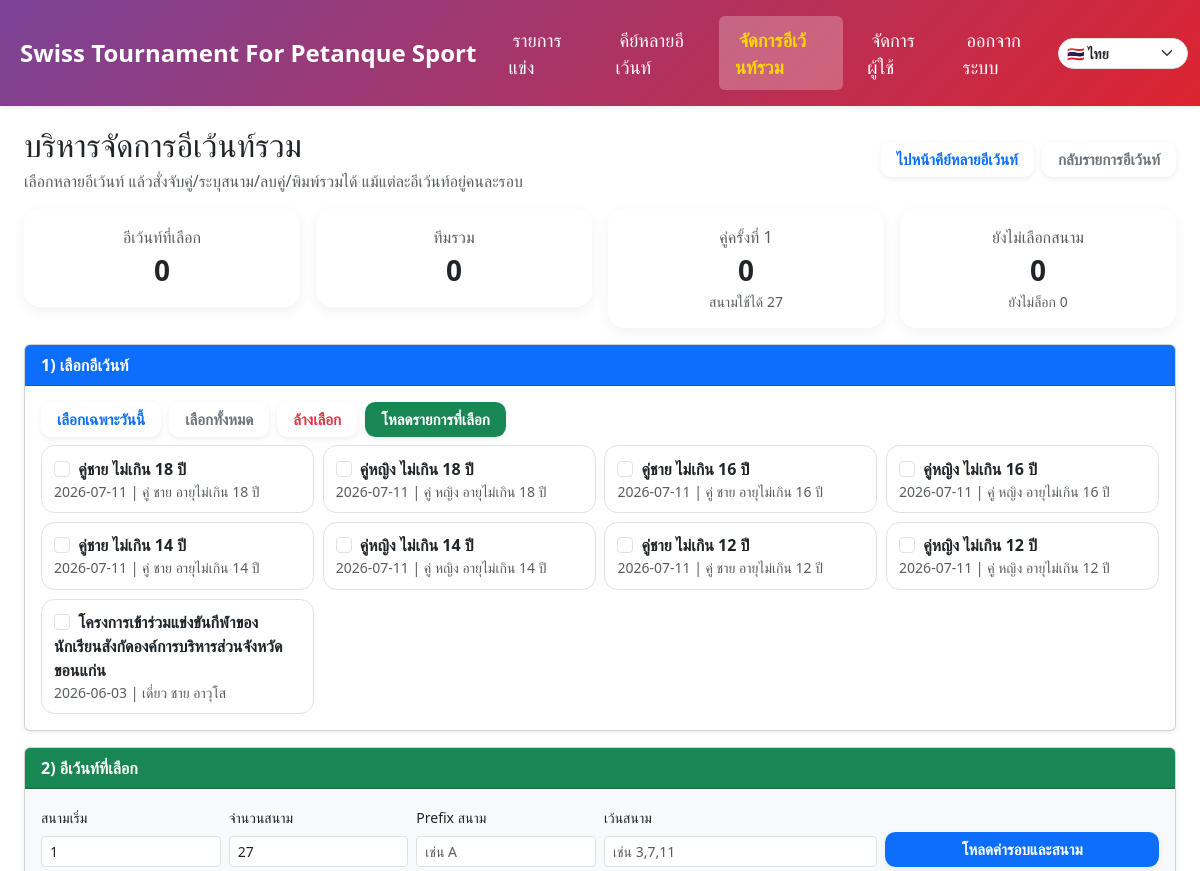
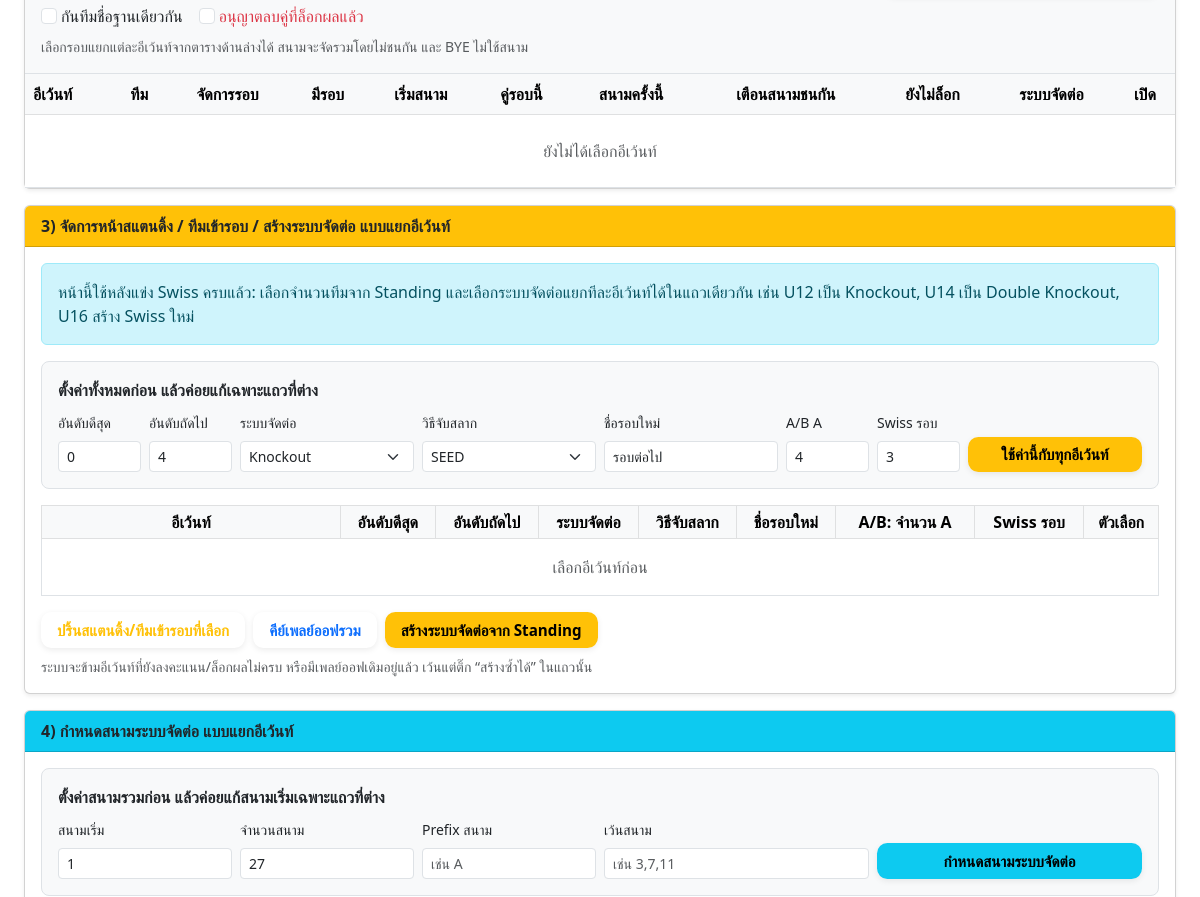
Page /multi-manage (signed in, upper part) on the earlier database version (2 pictures, top to bottom).
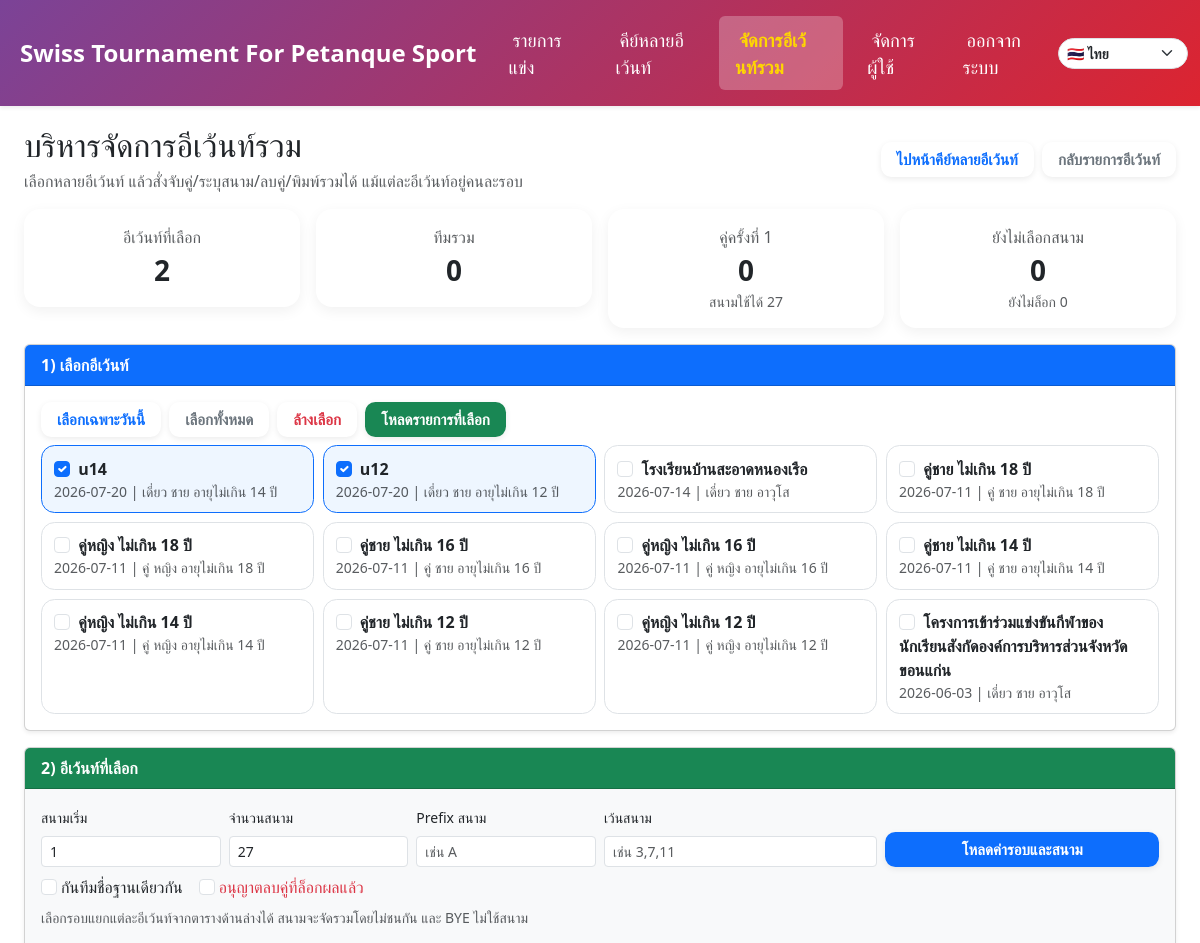
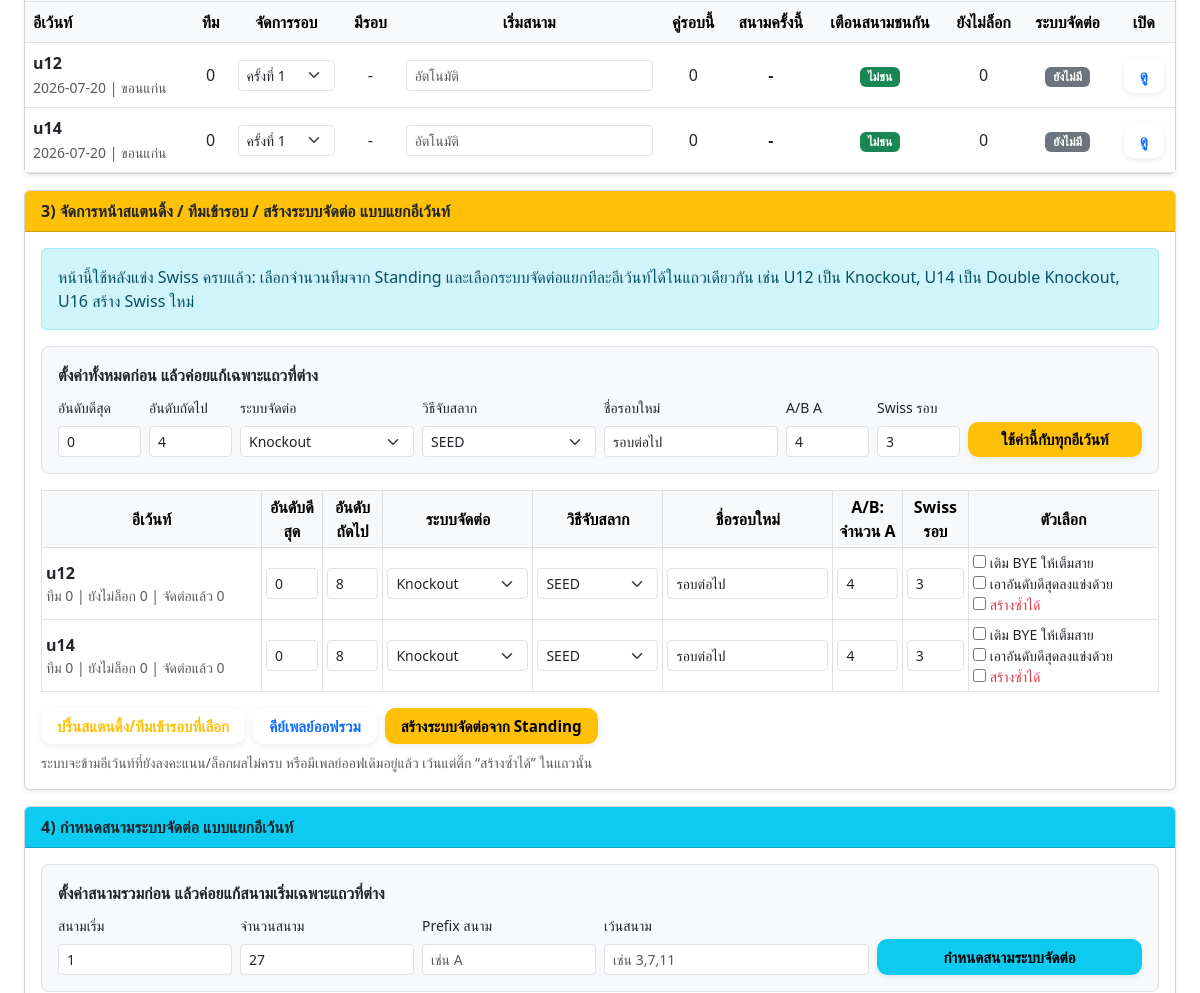
Same page on the later database version (2 pictures, top to bottom).
### models.py (models this page shows)
class Event(db.Model):
    __tablename__ = "events"
    id = db.Column(db.Integer, primary_key=True)
    name = db.Column(db.String(100), nullable=False)
    location = db.Column(db.String(100))
    category = db.Column(db.String(50))
    sex = db.Column(db.String(50))
    age_group = db.Column(db.String(50))
    rounds = db.Column(db.Integer)
    competition_format = db.Column(db.String(40), nullable=False, default="swiss")
    current_round = db.Column(db.Integer, default=1)
    date = db.Column(db.Date, nullable=True)
    auto_field_enabled = db.Column(db.Boolean, default=False)
    field_prefix = db.Column(db.String(10), default='')  # เช่น 'A', ''
    field_start = db.Column(db.Integer, default=1)
    field_max = db.Column(db.Integer, default=16)
    field_exclude = db.Column(db.String, default='')  # เช่น '3,7,11
    logo_filename = db.Column(db.Text)  # เก็บเป็น JSON list
    is_finished = db.Column(db.Boolean, default=False, nullable=False)
    finished_at = db.Column(db.DateTime, nullable=True)
    finished_by_id = db.Column(db.Integer, db.ForeignKey("users.id"), nullable=True)
    created_at = db.Column(db.DateTime, server_default=text('CURRENT_TIMESTAMP'), nullable=True)
    creator_id = db.Column(db.Integer, db.ForeignKey("users.id"), nullable=False)
    tournament_id = db.Column(db.Integer, db.ForeignKey("tournaments.id"), nullable=True, index=True)
    teams = db.relationship("Team", backref="event", cascade="all, delete-orphan", lazy=True)
    matches = db.relationship("Match", backref="event", cascade="all, delete-orphan", lazy=True)

### app.py (the view, shortened to what this page needs)
@app.route('/multi-manage', methods=['GET', 'POST'])
@login_required
@roles_required('superadmin')
def multi_event_manager():
    today = date.today()
    selected_round = request.values.get('round', type=int) or 1
    selected_round = max(1, min(int(selected_round or 1), 50))
    selected_event_ids = _selected_event_ids_from_request()
    field_start = request.values.get('field_start', type=int) or 1
    field_max = max(1, request.values.get('field_max', type=int) or 27)
    field_prefix = (request.values.get('field_prefix') or '').strip()
    field_exclude = (request.values.get('field_exclude') or '').strip()
    playoff_field_start = request.values.get('playoff_field_start', type=int) or field_start
    playoff_field_max = max(1, request.values.get('playoff_field_max', type=int) or field_max)
    playoff_field_prefix = (request.values.get('playoff_field_prefix') or field_prefix).strip()
    playoff_field_exclude = (request.values.get('playoff_field_exclude') or field_exclude).strip()
    separate_same_name = request.values.get('separate_same_name') == 'on'
    force_delete_locked = request.values.get('force_delete_locked') == 'on'
    event_field_start_map = _beta_event_field_start_map_from_request([], field_start)
    all_events = Event.query.order_by(Event.date.desc(), Event.id.desc()).all()
    tournaments = Tournament.query.order_by(Tournament.created_at.desc(), Tournament.id.desc()).all()
    if not selected_event_ids and request.method == 'GET' and request.values.get('selection') != 'empty':
        selected_event_ids = [e.id for e in all_events if e.date == today][:12]
    selected_events = _beta_selected_manage_events(selected_event_ids)
    event_round_map = _beta_event_rounds_map_from_request(selected_events, selected_round)
    event_field_start_map = _beta_event_field_start_map_from_request(selected_events, field_start)
    field_collisions = _beta_selected_field_collisions(selected_events, event_round_map)
    playoff_field_start_map = _beta_playoff_field_start_map_from_request(selected_events, playoff_field_start)
    playoff_round_map = _beta_playoff_round_map_from_request(selected_events)
    playoff_field_rows = _beta_latest_playoff_field_rows(selected_events, playoff_round_map)
    playoff_draw_rows = _beta_playoff_draw_rows(selected_events)
    rows = []
    for event in selected_events:
        round_no = event_round_map.get(event.id, selected_round)
        rounds = [r[0] for r in db.session.query(Match.round).filter_by(event_id=event.id).distinct().order_by(Match.round.asc()).all()]
        match_count = Match.query.filter_by(event_id=event.id, round=round_no).count()
        waiting_count = Match.query.filter_by(event_id=event.id, round=round_no, is_locked=False).count()
        team_count = Team.query.filter_by(event_id=event.id).count()
        playoff_next_status = _beta_playoff_next_status(event.id)
        rows.append({
            'event': event,
            'selected_round': round_no,
            'round_option_max': max(5, int(event.rounds or 1), int(round_no or 1)),
            'team_count': team_count,
            'rounds': rounds,
            'match_count': match_count,
            'waiting_count': waiting_count,
            'field_text': _beta_event_round_field_text(event.id, round_no),
            'field_collision_count': field_collisions.get(event.id, {}).get('count', 0),
            'field_collision_labels': field_collisions.get(event.id, {}).get('labels', []),
            'field_unassigned_count': _beta_event_round_unassigned_count(event.id, round_no),
            'playoff_count': _beta_playoff_count_for_event(event.id),
            'latest_playoff_id': _beta_first_playoff_id_for_event(event.id),
            'playoff_next_status': playoff_next_status,
        })
    selected_events_param = ','.join(map(str, selected_event_ids))
    event_rounds_param = _beta_event_rounds_param(event_round_map)
    event_field_starts_param = _beta_event_field_starts_param(event_field_start_map)
    summary = {
        'events': len(selected_events),
        'teams': sum(r['team_count'] for r in rows),
        'matches': sum(r['match_count'] for r in rows),
        'waiting': sum(r['waiting_count'] for r in rows),
        'unassigned_fields': sum(r['field_unassigned_count'] for r in rows),
        'usable_fields': len(_beta_field_pool(field_prefix, field_start, field_max, field_exclude)),
    }
    return render_template(
        'multi_event_manager.html',
        all_events=all_events,
        selected_events=selected_events,
        selected_event_ids=selected_event_ids,
        selected_events_param=selected_events_param,
        event_rounds_param=event_rounds_param,
        event_field_starts_param=event_field_starts_param,
        playoff_field_start_map=playoff_field_start_map,
        playoff_field_rows=playoff_field_rows,
        playoff_draw_rows=playoff_draw_rows,
        playoff_round_map=playoff_round_map,
        playoff_field_start=playoff_field_start,
        playoff_field_max=playoff_field_max,
        playoff_field_prefix=playoff_field_prefix,
        playoff_field_exclude=playoff_field_exclude,
        event_field_start_map=event_field_start_map,
        event_round_map=event_round_map,
        selected_round=selected_round,
        rows=rows,
        summary=summary,
        today=today,
        field_start=field_start,
        field_max=field_max,
        field_prefix=field_prefix,
        field_exclude=field_exclude,
        separate_same_name=separate_same_name,
        force_delete_locked=force_delete_locked,
    )

### templates/multi_event_manager.html (shortened to what the changed rows need)
{% extends "base.html" %}
{% block content %}
<div class="manager-wrap">
  <div class="d-flex flex-wrap align-items-center justify-content-between gap-2 mb-3">
    <div>
      <h2 class="mb-1">บริหารจัดการอีเว้นท์รวม</h2>
    </div>
  </div>
  <form method="post" id="managerForm">
    <div class="row g-3 mb-3">
      <div class="col-6 col-md-3">
        <div class="card stat-card"><div class="card-body text-center"><div class="text-muted">อีเว้นท์ที่เลือก</div><div class="fs-3 fw-bold">{{ summary.events }}</div></div></div>
      </div>
    </div>
    <div class="card shadow-sm mb-3">
      <div class="card-body">
        <div class="event-check-grid">
          {% for event in all_events %}
          <label class="event-check {% if event.date == today %}today{% endif %}">
            <input class="form-check-input me-1 event-box" type="checkbox" name="event_ids" value="{{ event.id }}" data-today="{{ '1' if event.date == today else '0' }}" {% if event.id in selected_event_ids %}checked{% endif %}>
            <span class="event-title">{{ event.name }}</span>
            <div class="small text-muted">{{ event.date or '-' }} | {{ event.category or '-' }} {{ event.sex or '' }} {{ event.age_group or '' }}</div>
          </label>
          {% endfor %}
        </div>
      </div>
    </div>
    <div class="card shadow-sm mb-3">
      <div class="table-responsive">
        <table class="table table-hover mb-0">
          <thead class="table-light">
            <tr>
              <th>อีเว้นท์</th>
              <th class="text-center">ทีม</th>
              <th class="text-center">จัดการรอบ</th>
              <th class="text-center">มีรอบ</th>
              <th class="text-center">เริ่มสนาม</th>
              <th class="text-center">คู่รอบนี้</th>
              <th class="text-center">สนามครั้งนี้</th>
              <th class="text-center">เตือนสนามชนกัน</th>
              <th class="text-center">ยังไม่ล็อก</th>
              <th class="text-center">ระบบจัดต่อ</th>
              <th class="text-center">เปิด</th>
            </tr>
          </thead>
          <tbody>
            {% for row in rows %}
            <tr>
              <td><b>{{ row.event.name }}</b><br><span class="small text-muted">{{ row.event.date or '-' }} | {{ row.event.location or '-' }}</span></td>
              <td class="text-center">{{ row.team_count }}</td>
              <td class="text-center">
                <select class="form-select form-select-sm event-round-select" name="event_round_{{ row.event.id }}" data-event-id="{{ row.event.id }}">
                  {% for n in range(1, row.round_option_max + 1) %}
                  <option value="{{ n }}" {% if row.selected_round == n %}selected{% endif %}>ครั้งที่ {{ n }}</option>
                  {% endfor %}
                </select>
              </td>
              <td class="text-center">{{ row.rounds|join(', ') if row.rounds else '-' }}</td>
              <td class="text-center" style="min-width:110px;">
                <input type="number" min="1" class="form-control form-control-sm event-field-start"
                       name="event_field_start_{{ row.event.id }}" data-event-id="{{ row.event.id }}"
                       value="{{ event_field_start_map.get(row.event.id, '') }}" placeholder="อัตโนมัติ">
              </td>
              <td class="text-center">{{ row.match_count }}</td>
              <td class="text-center fw-bold">
                {{ row.field_text }}
              </td>
              <td class="text-center">
                {% if row.field_collision_count %}
                  <span class="badge bg-warning text-dark">ชน {{ row.field_collision_count }} คู่</span>
                  <div class="small text-danger mt-1">สนาม {{ row.field_collision_labels|join(', ') }}</div>
                {% else %}
                  <span class="badge bg-success">ไม่ชน</span>
                {% endif %}
              </td>
              <td class="text-center">{{ row.waiting_count }}</td>
              <td class="text-center">
                {% if row.playoff_count %}
                  <span class="badge bg-primary">มีแล้ว {{ row.playoff_count }}</span>
                  {% if row.latest_playoff_id %}<div class="mt-1"><a class="btn btn-sm btn-outline-primary" target="_blank" href="{{ url_for('playoff_detail', playoff_id=row.latest_playoff_id) }}">คีย์เพลย์ออฟ</a></div>{% endif %}
                  {% if row.playoff_next_status.can_create_next %}
                    <div class="small text-success fw-bold mt-1">พร้อมจับสลากในหมวด 5</div>
                  {% elif row.playoff_next_status.complete and row.playoff_next_status.participants < 2 %}
                    <div class="mt-1"><span class="badge bg-success">จบการแข่งขันแล้ว</span></div>
                  {% else %}
                    <div class="small text-muted mt-1">บันทึกผลให้ครบก่อนจัดรอบถัดไป</div>
                  {% endif %}
                {% else %}
                  <span class="badge bg-secondary">ยังไม่มี</span>
                {% endif %}
              </td>
              <td class="text-center"><a class="btn btn-sm btn-outline-primary" target="_blank" href="{{ url_for('event_detail', event_id=row.event.id) }}">ดู</a></td>
            </tr>
            {% else %}
            <tr><td colspan="11" class="text-center text-muted py-4">ยังไม่ได้เลือกอีเว้นท์</td></tr>
            {% endfor %}
          </tbody>
        </table>
      </div>
    </div>
    <div class="card shadow-sm mb-3">
      <div class="card-body">
        <div class="table-responsive">
          <table class="table table-sm table-bordered align-middle mb-0">
            <thead class="table-light text-center">
              <tr>
                <th style="min-width:220px;">อีเว้นท์</th>
                <th>อันดับดีสุด</th>
                <th>อันดับถัดไป</th>
                <th>ระบบจัดต่อ</th>
                <th>วิธีจับสลาก</th>
                <th>ชื่อรอบใหม่</th>
                <th>A/B: จำนวน A</th>
                <th>Swiss รอบ</th>
                <th>ตัวเลือก</th>
              </tr>
            </thead>
            <tbody>
              {% for row in rows %}
              <tr>
                <td>
                  <b>{{ row.event.name }}</b>
                  <div class="small text-muted">ทีม {{ row.team_count }} | ยังไม่ล็อก {{ row.waiting_count }} | จัดต่อแล้ว {{ row.playoff_count }}</div>
                </td>
                <td style="width:95px;"><input type="number" min="0" class="form-control form-control-sm standing-direct" name="event_direct_count_{{ row.event.id }}" value="0" data-event-id="{{ row.event.id }}"></td>
                <td style="width:95px;"><input type="number" min="0" class="form-control form-control-sm standing-continue" name="event_continue_count_{{ row.event.id }}" value="8" data-event-id="{{ row.event.id }}"></td>
                <td style="min-width:150px;">
                  <select class="form-select form-select-sm event-competition-type" name="event_competition_type_{{ row.event.id }}" data-event-id="{{ row.event.id }}">
                    <option value="knockout">Knockout</option>
                  </select>
                </td>
                <td style="min-width:130px;">
                  <select class="form-select form-select-sm event-pairing-method" name="event_pairing_method_{{ row.event.id }}" data-event-id="{{ row.event.id }}">
                    <option value="seed">SEED</option>
                  </select>
                </td>
                <td style="min-width:170px;"><input class="form-control form-control-sm event-stage-name" name="event_next_stage_name_{{ row.event.id }}" value="รอบต่อไป" placeholder="เช่น รอบ 8 ทีม"></td>
                <td style="width:110px;"><input type="number" min="0" class="form-control form-control-sm standing-ab-a" name="event_ab_a_count_{{ row.event.id }}" value="4" data-event-id="{{ row.event.id }}"></td>
                <td style="width:95px;"><input type="number" min="1" class="form-control form-control-sm event-swiss-rounds" name="event_swiss_rounds_{{ row.event.id }}" value="3"></td>
                <td style="min-width:190px;">
                  <label class="d-block small"><input type="checkbox" name="event_add_bye_{{ row.event.id }}"> เติม BYE ให้เต็มสาย</label>
                  <label class="d-block small"><input type="checkbox" name="event_include_direct_{{ row.event.id }}"> เอาอันดับดีสุดลงแข่งด้วย</label>
                  <label class="d-block small text-danger"><input type="checkbox" name="event_allow_duplicate_next_{{ row.event.id }}"> สร้างซ้ำได้</label>
                </td>
              </tr>
              {% else %}
              <tr><td colspan="9" class="text-center text-muted py-3">เลือกอีเว้นท์ก่อน</td></tr>
              {% endfor %}
            </tbody>
          </table>
        </div>
      </div>
    </div>
  </form>
</div>
{% endblock %}

Differences in the rows shown:
added Event: event_ids "☑", name "u14", date "2026-07-20", category "เดี่ยว", sex "ชาย", age_group "อายุไม่เกิน 14 ปี", event.name "u14", event "2026-07-20", event "ขอนแก่น", id "ครั้งที่ 1", event.name "u14", id "Knockout", id "SEED"
added Event: event_ids "☑", name "u12", date "2026-07-20", category "เดี่ยว", sex "ชาย", age_group "อายุไม่เกิน 12 ปี", event.name "u12", event "2026-07-20", event "ขอนแก่น", id "ครั้งที่ 1", event.name "u12", id "Knockout", id "SEED"
added Event: name "โรงเรียนบ้านสะอาดหนองเรือ", date "2026-07-14", category "เดี่ยว", sex "ชาย", age_group "อาวุโส"
Other differences:
{{ summary.events }}: "0" → "2"
new list line: "| 0 -  0 - ไม่ชน 0 ยังไม่มี ดู"
new list line: "ทีม 0 | ยังไม่ล็อก 0 | จัดต่อแล้ว 0 0 8 รอบต่อไป 4 3 ☐ เติม BYE ให้เต็มสาย ☐ เอาอันดับดีสุดลงแข่งด้วย ☐ สร้างซ้ำได้"
text no longer shown: "ยังไม่ได้เลือกอีเว้นท์ เลือกอีเว้นท์ก่อน"
